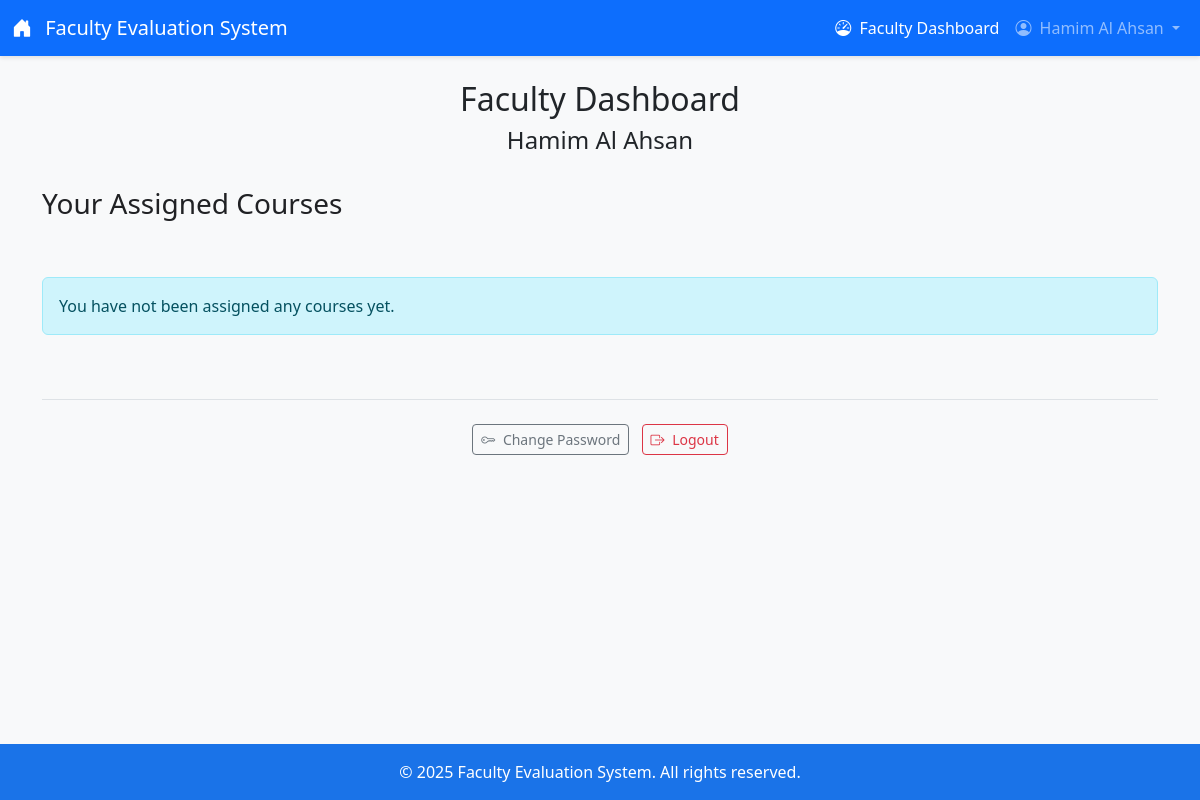
The page /responseupload/dashboard/ (signed in) on the database as committed earlier.
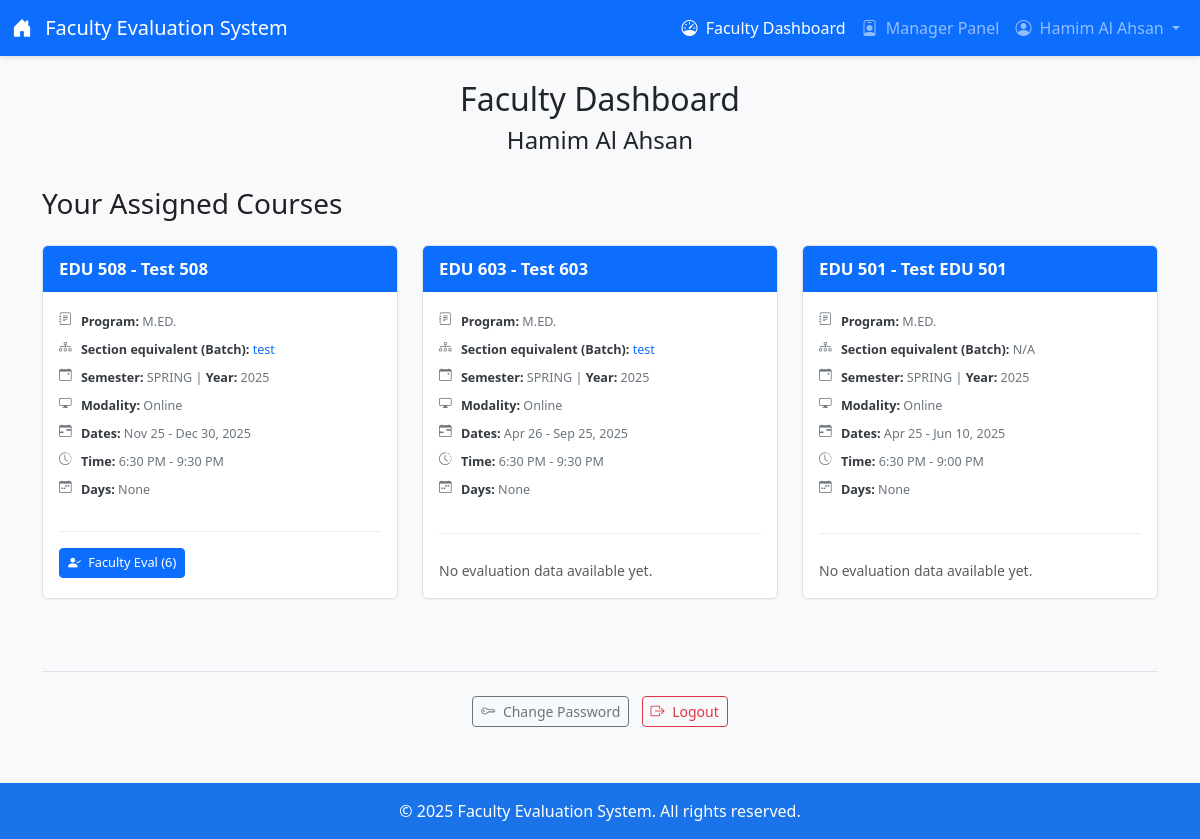
The same page on the database as committed later.
### managerpanel/models.py (models this page shows, shortened)
class CourseAssignment(models.Model):
    MODALITY_CHOICES = [('online', 'Online'), ('f2f', 'Face-to-Face'), ('blended', 'Blended')]
    course = models.ForeignKey(Course, on_delete=models.CASCADE, help_text="The course being assigned.")
    batch = models.ForeignKey(Batch, on_delete=models.SET_NULL, null=True, blank=True, related_name='assignments', help_text="Optional: Link to batch.")
    semester = models.ForeignKey(Semester, on_delete=models.SET_NULL, null=True, blank=True, related_name='course_assignments', help_text="Semester this assignment is offered in.")
    year = models.ForeignKey(Year, on_delete=models.SET_NULL, null=True, blank=True, related_name='course_assignments', help_text="Year this assignment is offered in.")
    modality = models.CharField(max_length=10, choices=MODALITY_CHOICES, default='online', help_text="Primary delivery mode.")
    start_date = models.DateField(help_text="Start date.")
    end_date = models.DateField(help_text="End date.")
    start_time = models.TimeField(help_text="Default start time.")
    end_time = models.TimeField(help_text="Default end time.")
    meets_on_monday = models.BooleanField(default=False, verbose_name="Mon")
    meets_on_tuesday = models.BooleanField(default=False, verbose_name="Tue")
    meets_on_wednesday = models.BooleanField(default=False, verbose_name="Wed")
    meets_on_thursday = models.BooleanField(default=False, verbose_name="Thu")
    meets_on_friday = models.BooleanField(default=False, verbose_name="Fri")
    meets_on_saturday = models.BooleanField(default=False, verbose_name="Sat")
    meets_on_sunday = models.BooleanField(default=False, verbose_name="Sun")
    num_classes = models.IntegerField(null=True, blank=True, help_text="Optional: Total classes.")
    faculty_members = models.ManyToManyField(User, related_name='assigned_courses', limit_choices_to={'is_staff': False, 'is_superuser': False}, help_text="Assigned faculty.")
    zoom_link = models.URLField(max_length=500, null=True, blank=True, help_text="Zoom link (optional).")
    zoom_host_code = models.CharField(max_length=100, null=True, blank=True, help_text="Zoom host code (optional).")
    def get_meeting_days(self): days = []; #... code ... ; return ", ".join(days) if days else "Not specified"
    class Meta: verbose_name = "Course Assignment"; verbose_name_plural = "Course Assignments"; ordering = ['-year__name', '-semester__name', '-start_date', 'course__code']

class Batch(models.Model):
    STATUS_ONGOING = 'ongoing'; STATUS_GRADUATED = 'graduated'
    BATCH_STATUS_CHOICES = [(STATUS_ONGOING, 'On-Going'), (STATUS_GRADUATED, 'Graduated')]
    name = models.CharField(max_length=150, unique=True, help_text="Unique name for the batch")
    cohort = models.ForeignKey(Cohort, on_delete=models.PROTECT, related_name='batches', help_text="The cohort this batch belongs to")
    program = models.ForeignKey(Program, on_delete=models.PROTECT, related_name='batches', null=False, blank=False, help_text="The academic program this batch is for")
    year = models.PositiveIntegerField(help_text="Year the batch started/enrolled")
    semester = models.ForeignKey(Semester, on_delete=models.SET_NULL, null=True, blank=True, help_text="Optional: Semester the batch started/enrolled")
    status = models.CharField(max_length=10, choices=BATCH_STATUS_CHOICES, default=STATUS_ONGOING, db_index=True, help_text="Current status of the batch")
    created_at = models.DateTimeField(auto_now_add=True)
    class Meta: verbose_name = "Batch"; verbose_name_plural = "Batches"; ordering = ['-year', 'status', 'semester__name', 'program__code', 'cohort__name', 'name']

### responseupload/models.py (models this page shows, shortened)
class Course(models.Model):
    code = models.CharField(max_length=20, help_text="Standard course code (e.g., CSE110).")
    name = models.CharField(max_length=200, help_text="Full title of the course.")
    semester = models.ForeignKey(
        Semester,
        on_delete=models.CASCADE,
        help_text="The semester this course definition is primarily associated with (e.g., catalog semester)."
        )
    year = models.ForeignKey(
        Year,
        on_delete=models.CASCADE,
        help_text="The academic year this course definition is primarily associated with (e.g., catalog year)."
        )
    program = models.ForeignKey(
        Program,
        on_delete=models.CASCADE,
        help_text="The program this course belongs to."
        )
    class Meta:
        unique_together = ('code', 'program', 'semester', 'year')
        verbose_name = "Course Definition"
        verbose_name_plural = "Course Definitions"
        ordering = ['code', 'year', 'semester']

class Program(models.Model):
    name = models.CharField(max_length=200, help_text="Full name of the program.")
    code = models.CharField(max_length=10, unique=True, help_text="Short unique code for the program.")
    class Meta:
        verbose_name = "Program"
        verbose_name_plural = "Programs"
        ordering = ['name']

class Semester(models.Model):
    name = models.CharField(max_length=20, unique=True, help_text="Name of the semester (e.g., Spring, Summer, Fall).")
    def __str__(self):
        return self.name
    class Meta:
        verbose_name = "Semester"
        verbose_name_plural = "Semesters"
        ordering = ['name']

class Year(models.Model):
    name = models.IntegerField(unique=True, help_text="Academic year (e.g., 2024).")
    def __str__(self):
        return str(self.name)
    class Meta:
        verbose_name = "Year"
        verbose_name_plural = "Years"
        ordering = ['-name'] # Show most recent years first

### responseupload/views.py (the view)
# urls.py: path('dashboard/', views.manager_dashboard, name='manager_dashboard'),
@login_required
def dashboard(request):
    user = request.user # The logged-in faculty member
    assigned_course_assignments = CourseAssignment.objects.filter(
        faculty_members=user
    ).select_related(
        'course', 'course__program', 'course__semester', 'course__year', 'batch'
    ).prefetch_related('faculty_members', 'f2f_sessions'
    ).order_by('-start_date', 'course__code')
    assigned_course_ids = {a.course_id for a in assigned_course_assignments}
    faculty_response_course_ids = set(
        FacultyResponse.objects.filter(
            faculty=user, course_id__in=assigned_course_ids
        ).values_list('course_id', flat=True)
    )
    course_response_course_ids = set(
        CourseResponse.objects.filter(
            faculty=user, course_id__in=assigned_course_ids
        ).values_list('course_id', flat=True)
    )
    faculty_response_counts = {}
    if faculty_response_course_ids:
        faculty_counts_agg = FacultyResponse.objects.filter(
            faculty=user, course_id__in=faculty_response_course_ids
        ).values('course_id').annotate(count=Count('id'))
        faculty_response_counts = {item['course_id']: item['count'] for item in faculty_counts_agg}
    course_response_counts = {}
    if course_response_course_ids:
        course_counts_agg = CourseResponse.objects.filter(
            faculty=user, course_id__in=course_response_course_ids
        ).values('course_id').annotate(count=Count('id'))
        course_response_counts = {item['course_id']: item['count'] for item in course_counts_agg}
    available_years = Year.objects.filter(
        course__courseassignment__in=assigned_course_assignments
    ).distinct().order_by('-name')
    available_semesters = Semester.objects.filter(
        course__courseassignment__in=assigned_course_assignments
    ).distinct().order_by('name')
    context = {
        'assigned_course_assignments': assigned_course_assignments,
        'faculty_response_course_ids': faculty_response_course_ids,
        'course_response_course_ids': course_response_course_ids,
        'faculty_response_counts': faculty_response_counts,
        'course_response_counts': course_response_counts,
        'available_years': available_years,
        'available_semesters': available_semesters,
    }
    return render(request, 'responseupload/dashboard.html', context)

### managerpanel/templatetags/manager_tags.py (called while the page is built)
@register.simple_tag
def is_manager_user(user):
    if not user.is_authenticated:
        return False
    try:
        return user.managerprofile.is_manager
    except ManagerProfile.DoesNotExist:
        return False
    except AttributeError: # Handles cases like AnonymousUser more explicitly
         return False

### responseupload/templatetags/custom_filters.py (called while the page is built)
@register.filter
def get_item(dictionary, key):
    return dictionary.get(key)

### responseupload/templates/responseupload/dashboard.html (shortened to what the changed rows need)
{% extends "responseupload/base.html" %}
{% load static %}
{% load custom_filters %}
{% block extra_css %}
<link rel="stylesheet" href="https://cdn.jsdelivr.net/npm/bootstrap-icons@1.11.3/font/bootstrap-icons.min.css">
{% endblock %}
{% block content %}
<div class="container mt-4">
    <div class="faculty-name">
        <h2>Faculty Dashboard</h2>
    </div>
    <div class="row">
        {% for assignment in assigned_course_assignments %}
            <div class="col-md-6 col-lg-4 mb-4">
                <div class="card h-100 course-card">
                    <div class="card-header">
                        <h5 class="card-title mb-0">{{ assignment.course.code }} - {{ assignment.course.name }}</h5>
                    </div>
                    <div class="card-body">
                        <p class="card-text mb-1"><small><i class="bi bi-journal-text"></i> <strong>Program:</strong> {{ assignment.course.program.code|default:"N/A" }}</small></p>
                        <p class="card-text mb-1"><small><i class="bi bi-diagram-3"></i> <strong>Section equivalent (Batch):</strong>
                            {% if assignment.batch %}
                                <a href="{% url 'responseupload:faculty_batch_detail' assignment.batch.id %}" class="batch-link text-decoration-none">
                                    {{ assignment.batch.name }}
                                </a>
                            {% else %}
                                N/A
                            {% endif %}
                        </small></p>
                        <p class="card-text mb-1"><small><i class="bi bi-calendar-event"></i> <strong>Semester:</strong> {{ assignment.course.semester }} | <strong>Year:</strong> {{ assignment.course.year }}</small></p>
                        <p class="card-text mb-1"><small><i class="bi bi-display"></i> <strong>Modality:</strong> {{ assignment.get_modality_display }}</small></p>
                        <p class="card-text mb-1"><small><i class="bi bi-calendar-range"></i> <strong>Dates:</strong> {{ assignment.start_date|date:"M d" }} - {{ assignment.end_date|date:"M d, Y" }}</small></p>
                        <p class="card-text mb-1"><small><i class="bi bi-clock-history"></i> <strong>Time:</strong> {{ assignment.start_time|time:"g:i A" }} - {{ assignment.end_time|time:"g:i A" }}</small></p>
                        <p class="card-text mb-2"><small><i class="bi bi-calendar-week"></i> <strong>Days:</strong> {{ assignment.get_meeting_days }}</small></p>
                        <div class="evaluation-links d-grid gap-2 d-sm-flex justify-content-start">
                            {% if assignment.course.id in faculty_response_course_ids %}
                                <a href="{% url 'responseupload:course_detail' assignment.id %}" class="btn btn-sm btn-primary me-sm-1 mb-1">
                                   <i class="bi bi-person-check-fill me-1"></i> Faculty Eval ({{ faculty_response_counts|get_item:assignment.course.id|default:0 }})
                                </a>
                            {% endif %}
                            {% if assignment.course.id not in faculty_response_course_ids and assignment.course.id not in course_response_course_ids %}
                                <span class="text-muted d-block mt-2"><small>No evaluation data available yet.</small></span>
                            {% endif %}
                        </div>
                    </div>
                </div>
            </div>
        {% empty %}
            <div class="col-12">
                <div class="alert alert-info no-assignments">You have not been assigned any courses yet.</div>
            </div>
        {% endfor %}
    </div>
</div>
{% endblock %}

### responseupload/templates/responseupload/base.html (shortened to what this page needs)
{% load static %}
{% load manager_tags %}
<!DOCTYPE html>
<html lang="en">
<head>
    <link rel="stylesheet" href="https://cdn.jsdelivr.net/npm/bootstrap@5.3.3/dist/css/bootstrap.min.css">
    <link rel="stylesheet" href="https://cdn.jsdelivr.net/npm/bootstrap-icons@1.11.3/font/bootstrap-icons.min.css">
    {% block extra_css %}{% endblock %}
</head>
<body>
    <nav class="navbar navbar-expand-lg navbar-dark bg-primary">
        <div class="container-fluid">
            <a class="navbar-brand" href="{% url 'responseupload:dashboard' %}">
                <i class="bi bi-house-door-fill me-2"></i> Faculty Evaluation System
            </a>
            <div class="collapse navbar-collapse" id="navbarNav">
                <ul class="navbar-nav ms-auto">
                    {% if user.is_authenticated %}
                        <li class="nav-item">
                            <a class="nav-link {% if request.resolver_match.view_name == 'responseupload:dashboard' %}active{% endif %}" aria-current="page" href="{% url 'responseupload:dashboard' %}"><i class="bi bi-speedometer me-1"></i> Faculty Dashboard</a>
                        </li>
                        {% is_manager_user user as user_is_manager %}
                        {% if user_is_manager %}
                            <li class="nav-item">
                                <a class="nav-link " href="{% url 'managerpanel:manager_dashboard' %}"><i class="bi bi-person-badge me-1"></i> Manager Panel</a>
                            </li>
                        {% endif %}
                        <li class="nav-item dropdown">
                            <a class="nav-link dropdown-toggle" href="#" id="navbarDropdown" role="button" data-bs-toggle="dropdown" aria-expanded="false">
                                <i class="bi bi-person-circle me-1"></i> {{ user.get_full_name|default:user.username }}
                            </a>
                        </li>
                    {% else %}
                        <li class="nav-item">
                            <a class="nav-link" href="{% url 'responseupload:login' %}"><i class="bi bi-box-arrow-in-right me-1"></i> Login</a>
                        </li>
                    {% endif %}
                </ul>
            </div>
        </div>
    </nav>
    <main class="main-content">
        {% block content %}
        {% endblock %}
    </main>
    <footer class="text-center">
        <div class="container">
            <p class="mb-0">© {% now "Y" %} Faculty Evaluation System. All rights reserved.</p>
        </div>
    </footer>
</body>
</html>

Rows that differ between the two databases and show on the page:
added CourseAssignment: course.code "EDU 508", course.name "Test 508", course.program.code "M.ED.", batch.name "test", course.semester "SPRING", course.year "2025", modality "Online", start_date "Nov 25", end_date "Dec 30, 2025", start_time "6:30 PM", end_time "9:30 PM", get_meeting_days "None", course "6"
added CourseAssignment: course.code "EDU 603", course.name "Test 603", course.program.code "M.ED.", batch.name "test", course.semester "SPRING", course.year "2025", modality "Online", start_date "Apr 26", end_date "Sep 25, 2025", start_time "6:30 PM", end_time "9:30 PM", get_meeting_days "None", shows "No evaluation data available yet."
added CourseAssignment: course.code "EDU 501", course.name "Test EDU 501", course.program.code "M.ED.", shows "N/A", course.semester "SPRING", course.year "2025", modality "Online", start_date "Apr 25", end_date "Jun 10, 2025", start_time "6:30 PM", end_time "9:00 PM", get_meeting_days "None", shows "No evaluation data available yet."
Other text that changed with them:
text no longer shown: "You have not been assigned any courses yet."
text now shown: "Manager Panel"
